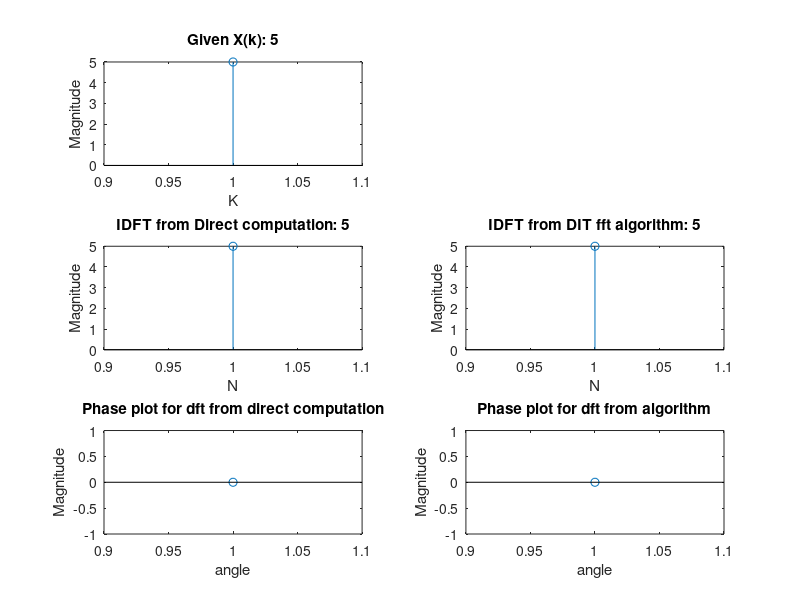

Reproduce this figure in MATLAB.
% Aytala IDFT using DIT ifft algorithm
clc;
clear all;
close all;
xk = input('Enter X(k) :');
x = conj(xk);
t = nextpow2(length(x));
j = [x zeros(1,(2^t)-length(x))];

N = length(j);
s = log2(N);
j = bitrevorder(j);

for stage=1:s
    a =1;
    b= 1+2^(stage-1);
    n=0;
    while(n<=2^(stage-1)-1&&a<=N&&b<=N)
            w=exp((-1j)*2*pi*n/(2^stage));
            y = j(a)+w*j(b);
            z = j(a)-w*j(b);
            j(a)= y;
            j(b)=z;
            a= a+1;
            b=b+1;
            n=n+1;
            if(rem(b,2^stage)==1)
                a=a+2^(stage-1);
                b= b+2^(stage-1);
                n=0;
            end
    end
end
j = (conj(j))/N;
disp(j);
disp(angle(j))
inbuilt_Idft = ifft(xk);

subplot(3,2,1);
stem(abs(x));
title(['Given X(k):' ' ' num2str(xk)]);
xlabel('K');
ylabel('Magnitude');

subplot(3,2,3);
stem(abs(inbuilt_Idft));
title(['IDFT from Direct computation:' ' ' num2str(inbuilt_Idft)]);
xlabel('N');
ylabel('Magnitude');


subplot(3,2,4);
stem(abs(j));
title(['IDFT from DIT fft algorithm:' ' ' num2str(abs(j))]);
xlabel('N');
ylabel('Magnitude');

subplot(3,2,5);
stem(angle(round(inbuilt_Idft)));
title('Phase plot for dft from direct computation');
xlabel('angle');
ylabel('Magnitude');

subplot(3,2,6);
stem(angle(round(j)));
title('Phase plot for dft from algorithm');
xlabel('angle');
ylabel('Magnitude');

                
